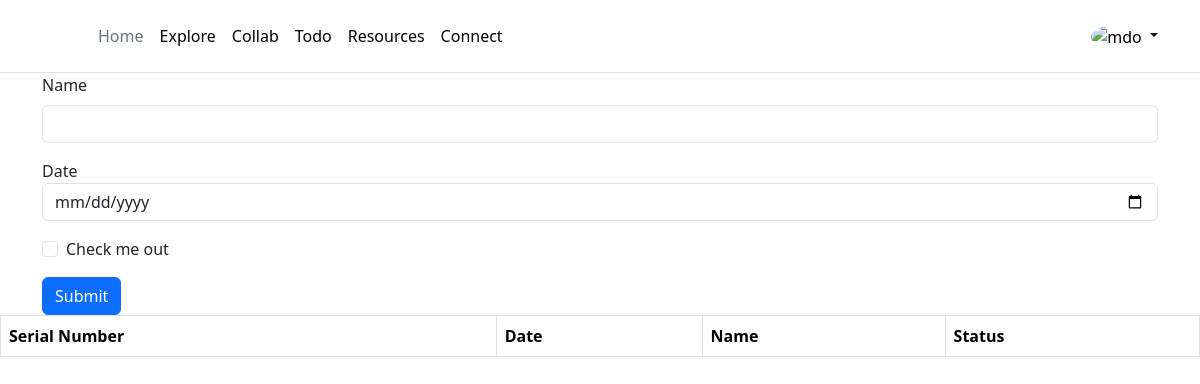
Page /todolist/selfstudy/ on the earlier database version.
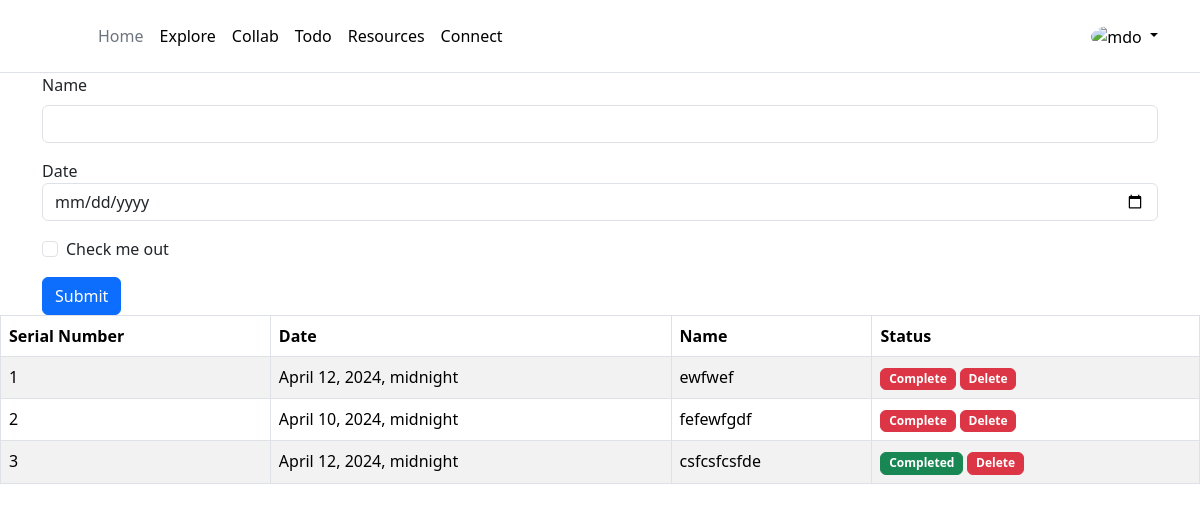
Same page on the later database version.
### todolist/models.py (models this page shows, shortened)
class Selfstudy(models.Model):
    uuid = models.UUIDField(primary_key=True, default=uuid.uuid4, editable=False)
    name=models.CharField(max_length=200)
    due_date=models.DateTimeField()
    completed=models.BooleanField(default=False)

### todolist/views.py (the view)
# urls.py: path('selfstudy/', views.selfstudy, name='selfstudy'),
def selfstudy(request):
    selfstudy=Selfstudy.objects.all()
    currentTime = datetime.now().replace(tzinfo=None)
    for s in selfstudy:
        if s.due_date is not None:
            s.is_before_due_date = s.due_date.replace(tzinfo=None) < currentTime
        else:
            s.is_before_due_date = False
    context = {
        'currentTime': currentTime,
        'selfstudy': selfstudy
    }
    return render(request, 'todolist/selfstudy.html',context)

### frontend/templates/todolist/selfstudy.html (shortened to what this page needs)
{% extends "base/base.html" %}
{% load widget_tweaks %}
{% block content %}
<div class="container justify-content-center">
    <form action="{% url 'todolist:create_selfstudy' %}" method="POST" class="form-inline">
        <div class="mb-3">
            <label for="exampleInputPassword1" class="form-label" >Name</label>
            <input type="text" class="form-control" name='name'required/ >
        </div>
        <div class="mb-3 form-group justify-content-center">
            <label for="exampleInputDate1" class="sr-only" >Date</label>
            <input type="date" class="form-control" id="exampleInputDate1" name='due_date' required/ placeholder="Date">
        </div>
        <div class="mb-3 form-check">
            <input type="checkbox" class="form-check-input" required/ id="exampleCheck1">
            <label class="form-check-label" for="exampleCheck1" >Check me out</label>
        </div>
        <button type="submit" class="btn btn-primary">Submit</button>
    </form>
</div>
<div>
    <table class="table table-bordered table-striped">
        <thead>
            <tr>
                <th>Serial Number</th>
                <th>Date</th>
                <th>Name</th>
                <th>Status</th>
            </tr>
        </thead>
        <tbody>
            {% for s in selfstudy %}
                <tr class="{% if s.due_date > s.currentTime %}green-row{% else %}red-row{% endif %}">
                    {% if forloop.first %}
                        <td>1</td>
                    {% else %}
                        <td>{{ forloop.counter }}</td>
                    {% endif %}
                    <td>{{ s.due_date }}</td>
                    <td>{{ s.name }}</td>
                    <td>
                        {% if s.completed %}
                         <span class="badge badge-success btn btn-success">Completed</span>
                        {% else %}
                        <a class="badge badge-danger btn btn-danger" href="{% url 'todolist:complete_selfstudy' s.uuid %}">Complete</a>
                        {% endif %}
                        <a class="badge badge-danger btn btn-danger" href="{% url 'todolist:delete_selfstudy' s.uuid %}">Delete</a>
                    </td>
                </tr>
            {% endfor %}
        </tbody>
    </table>
</div>
{% endblock %}

Differences in the rows shown:
added Selfstudy: shows "1", due_date "April 12, 2024, midnight", name "ewfwef", completed "Complete"
added Selfstudy: due_date "April 10, 2024, midnight", name "fefewfgdf", completed "Complete"
added Selfstudy: due_date "April 12, 2024, midnight", name "csfcsfcsfde", completed "Completed"
